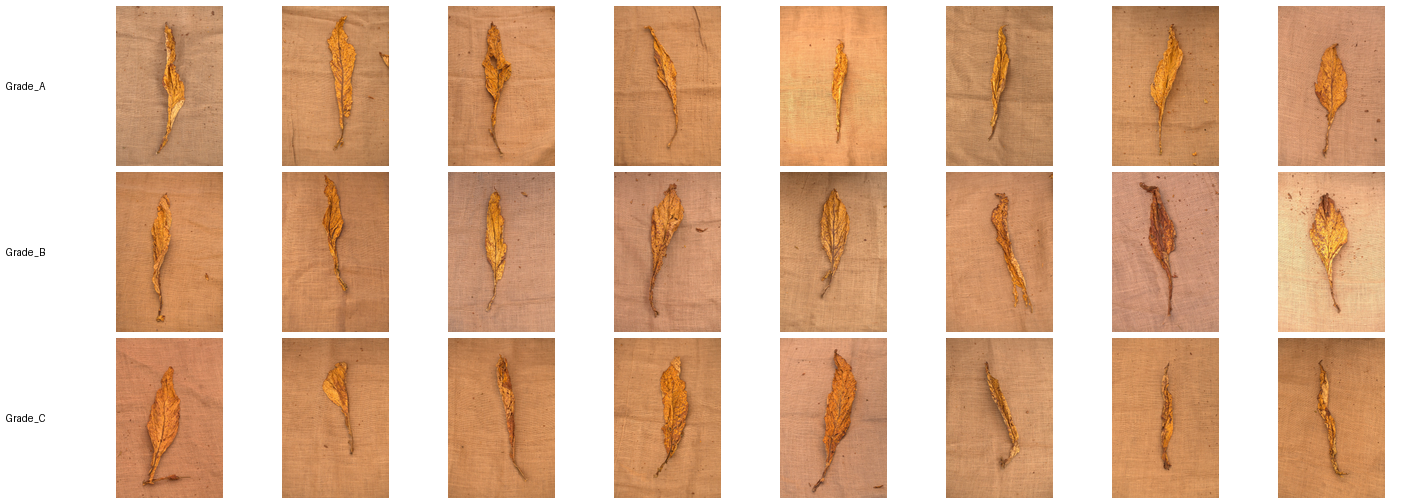
#> input picture ml/data/tobacco_quality_dataset/reports/preview_montage.png, 1424 x 504 px
$ python -i curate.py   (imports and definitions only)   (older library calls are emulated)
#> lines starting #> are read from the running program, lines starting #| are printed output that depends on the picture
#> further down, picture is the input picture: PIL image 1424x504 RGB; mean R, G, B 222.8, 188.3, 162.1
"""Image validation, near-duplicate detection and normalisation.

Nothing here is tobacco-specific; it is the generic "is this image fit to train
on" layer that sits between download and the grade folders.
"""
from __future__ import annotations

from pathlib import Path

import cv2
import numpy as np
from PIL import Image, ImageFile, ImageOps

from . import config

# A handful of source JPEGs have a truncated final scan. Reading them is fine;
# the quality checks below still get a fair look at the pixels.
ImageFile.LOAD_TRUNCATED_IMAGES = True

#: Bits set in each byte value, for vectorised Hamming distance.
_POPCOUNT = np.array([bin(i).count("1") for i in range(256)], dtype=np.uint8)


class Rejected(Exception):
    """Raised when an image fails a check.

    ``category`` is a stable, filesystem-safe slug used to bucket rejects into
    folders and to group them in the statistics report. The message adds the
    specifics (measured values), which are useful to read but too varied to
    group on - deriving the category by slicing the message apart, as an
    earlier version did, produced a new folder per distinct measurement.
    """

    # [12 lines left out: functions __init__, dhash, not called in this run]


def laplacian_variance(image: Image.Image) -> float:
    """Focus measure. Low variance means few edges, i.e. a blurry frame."""
    grey = np.asarray(image.convert("L"), dtype=np.uint8)
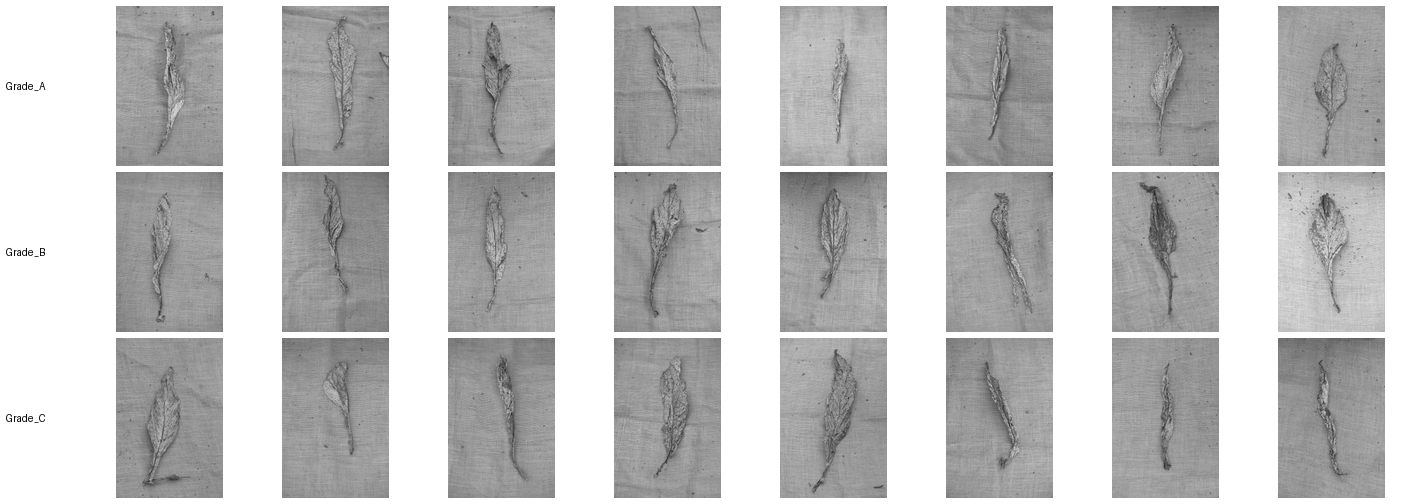
#> grey: shape (504, 1424); min 3, max 255, mean 195.6
    # Downscale first so the threshold does not depend on image size.
    if max(grey.shape) > 512:
        scale = 512 / max(grey.shape)
#> scale = 0.36
        grey = cv2.resize(grey, (0, 0), fx=scale, fy=scale, interpolation=cv2.INTER_AREA)
#> grey: shape (181, 512)
    return float(cv2.Laplacian(grey, cv2.CV_64F).var())


# [52 lines left out: function inspect, not called in this run]


class DuplicateIndex:
    """Exact (checksum) and near-duplicate (dHash) membership tests.

    Near-duplicate lookup compares against every hash seen so far, vectorised
    over a numpy buffer so the scan stays fast at tens of thousands of images.
    """

    # [9 lines left out: function __init__, not called in this run]

    def check_exact(self, digest: str) -> str | None:
        return self._exact.get(digest)

    def add_exact(self, digest: str, name: str) -> None:
        self._exact.setdefault(digest, name)

    # [47 lines left out: functions check_near, add_near, normalise, not called in this run]

>>> from PIL import Image
>>> picture = Image.open('../../data/tobacco_quality_dataset/reports/preview_montage.png')
>>> result = laplacian_variance(picture)
#> result = 779.3
